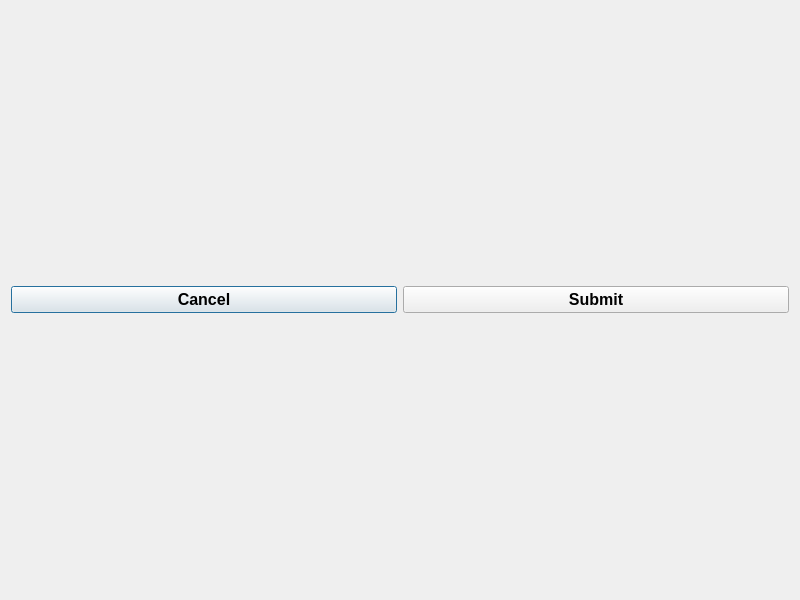
<?xml version="1.0" encoding="UTF-8"?>
<ui version="4.0">
 <class>dataPathCheck</class>
 <widget class="QDialog" name="dataPathCheck">
  <property name="geometry">
   <rect>
    <x>0</x>
    <y>0</y>
    <width>800</width>
    <height>600</height>
   </rect>
  </property>
  <property name="windowTitle">
   <string>Check Data Paths</string>
  </property>
  <layout class="QVBoxLayout" name="verticalLayout_2" stretch="8,1">
   <item>
    <layout class="QVBoxLayout" name="mainVerticalLayout"/>
   </item>
   <item>
    <layout class="QHBoxLayout" name="submitButtonsHorizontalLayout">
     <item>
      <widget class="QPushButton" name="cancelPushButton">
       <property name="font">
        <font>
         <pointsize>12</pointsize>
         <weight>75</weight>
         <bold>true</bold>
        </font>
       </property>
       <property name="text">
        <string>Cancel</string>
       </property>
      </widget>
     </item>
     <item>
      <widget class="QPushButton" name="submitPushButton">
       <property name="font">
        <font>
         <pointsize>12</pointsize>
         <weight>75</weight>
         <bold>true</bold>
        </font>
       </property>
       <property name="text">
        <string>Submit</string>
       </property>
      </widget>
     </item>
    </layout>
   </item>
  </layout>
 </widget>
 <resources/>
 <connections/>
</ui>
